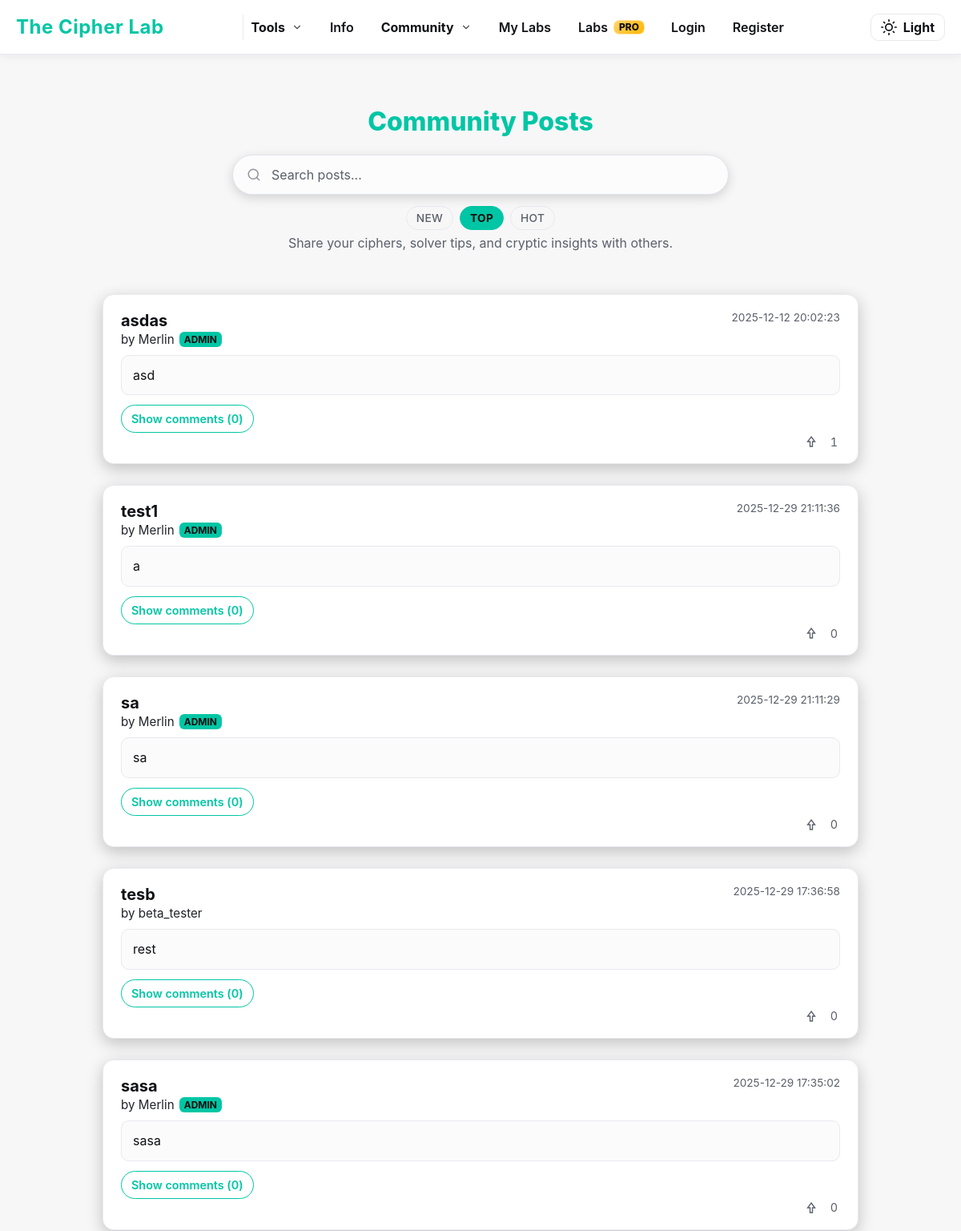
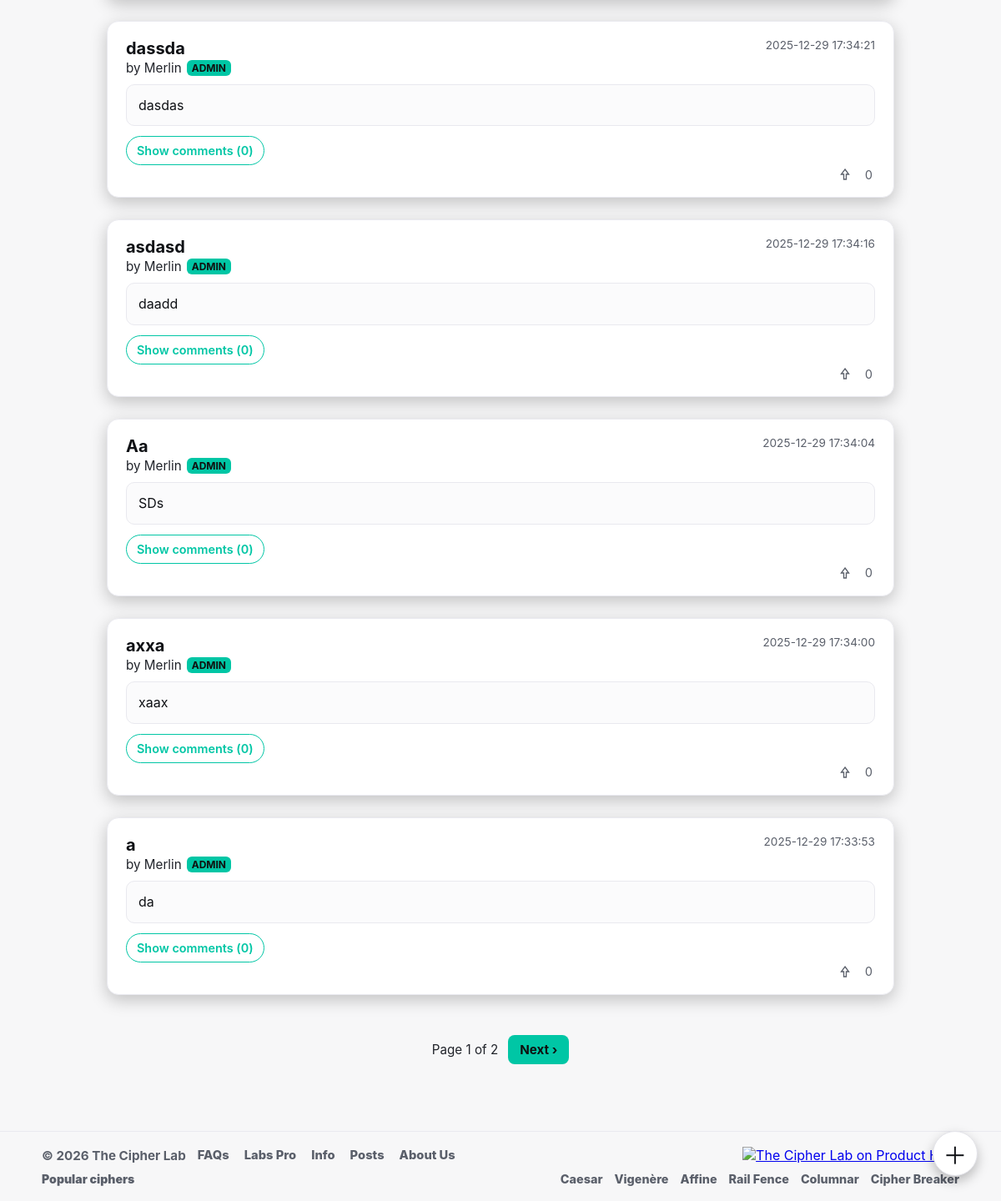
Page /posts?sort=top on the earlier database version (2 pictures, top to bottom).
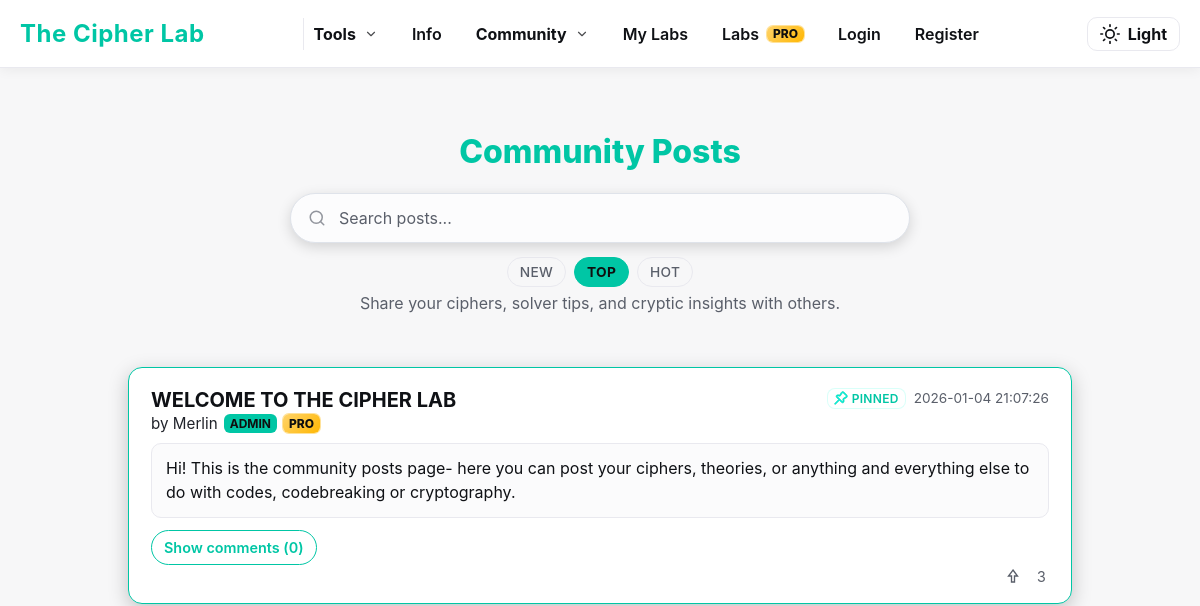
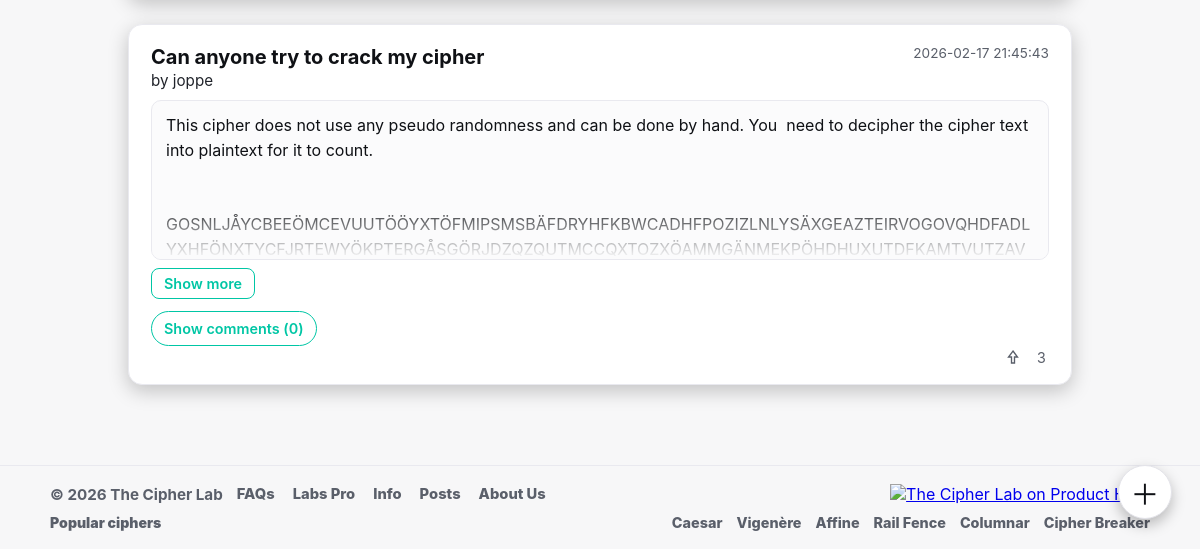
Same page on the later database version (2 pictures, top to bottom).
### tables this page shows
CREATE TABLE posts (
    id INTEGER PRIMARY KEY AUTOINCREMENT,
    user_id INTEGER,  -- ✅ allow NULL for deleted users
    title TEXT NOT NULL,
    body TEXT NOT NULL,
    image_filename TEXT,
    created_at TEXT NOT NULL,
    pinned INTEGER DEFAULT 0, upvotes INTEGER DEFAULT 0, downvotes INTEGER DEFAULT 0,
    FOREIGN KEY(user_id) REFERENCES users(id)
        ON DELETE SET NULL
);

CREATE TABLE users (
    id INTEGER PRIMARY KEY AUTOINCREMENT,
    username TEXT UNIQUE NOT NULL,
    email TEXT UNIQUE NOT NULL,
    password_hash TEXT NOT NULL,
    is_admin INTEGER NOT NULL DEFAULT 0,
    created_at TEXT NOT NULL,
    banned INTEGER DEFAULT 0
, has_posted INTEGER NOT NULL DEFAULT 0, labs_info_seen INTEGER NOT NULL DEFAULT 0, is_pro INTEGER DEFAULT 0, stripe_customer_id TEXT, pro_since TEXT, stripe_subscription_id TEXT, pro_until TEXT, pro_current_period_end TEXT, pro_cancel_at_period_end INTEGER NOT NULL DEFAULT 0, labs_tour_seen INTEGER NOT NULL DEFAULT 0, google_sub TEXT, avatar_url TEXT, auth_provider TEXT NOT NULL DEFAULT 'local', needs_password INTEGER NOT NULL DEFAULT 0, needs_username INTEGER NOT NULL DEFAULT 0);

### app.py (the view, shortened to what this page needs)
@app.route("/posts", methods=["GET"])
def posts_list():
    user = current_user()
    page = max(int(request.args.get("page", 1)), 1)
    per_page = 10
    offset = (page - 1) * per_page
    sort = (request.args.get("sort") or "new").lower()
    if sort not in ("new", "top", "hot"):
        sort = "new"
    search = (request.args.get("search") or "").strip()
    conn = get_db()
    params = []
    base_condition = "(users.banned IS NULL OR users.banned = 0)"
    if search:
        like = f"%{search}%"
        where_clause = f"""
            WHERE {base_condition}
              AND (
                    posts.title LIKE ?
                 OR posts.body LIKE ?
                 OR users.username LIKE ?
              )
        """
        params.extend([like, like, like])
    else:
        where_clause = f"WHERE {base_condition}"
    if sort == "new":
        order_clause = """
            ORDER BY posts.pinned DESC,
                     datetime(posts.created_at) DESC
        """
    elif sort == "top":
        order_clause = """
            ORDER BY posts.pinned DESC,
                     posts.upvotes DESC,
                     datetime(posts.created_at) DESC
        """
    cur = conn.execute(f"""
        SELECT
            posts.id,
            posts.user_id AS owner_id,
            posts.title,
            posts.body,
            posts.image_filename,
            posts.created_at,
            posts.pinned,
            posts.upvotes,
            users.username,
            users.email,
            users.is_admin,
            users.is_pro,
            users.banned
        FROM posts
        LEFT JOIN users ON posts.user_id = users.id
        {where_clause}
        {order_clause}
        LIMIT ? OFFSET ?
    """, (*params, per_page, offset))
    posts = [dict(r) for r in cur.fetchall()]
    cur = conn.execute(f"""
        SELECT COUNT(*) AS total
        FROM posts
        LEFT JOIN users ON posts.user_id = users.id
        {where_clause}
    """, params)
    total_posts = cur.fetchone()["total"]
    uid = user["id"] if user else None
    for p in posts:
        if not p.get("username"):
            p["username"] = "[Deleted User]"
            p["is_admin"] = 0
            p["is_pro"] = 0
            p["banned"] = 0
        if uid:
            row = conn.execute("""
                SELECT vote FROM post_votes
                WHERE user_id=? AND post_id=?
            """, (uid, p["id"])).fetchone()
            p["viewer_hearted"] = (row and row["vote"] == 1)
        else:
            p["viewer_hearted"] = False
    conn.close()
    total_pages = max((total_posts + per_page - 1) // per_page, 1)
    return render_template(
        "posts.html",
        posts=posts,
        user=user,
        user_is_admin=is_admin(user),
        page=page,
        total_pages=total_pages,
        user_is_pro=is_pro(user),
        sort=sort,
        search=search,
    )

### app.py (called while the page is built)
@app.after_request
def add_security_headers(resp):
    resp.headers["X-Content-Type-Options"] = "nosniff"
    resp.headers["X-Frame-Options"] = "DENY"
    resp.headers["Referrer-Policy"] = "strict-origin-when-cross-origin"
    resp.headers["Content-Security-Policy"] = (
        "default-src 'self'; "
        "img-src 'self' data: https://api.producthunt.com https://ph-files.imgix.net https://www.producthunt.com; "
        "script-src 'self' 'unsafe-inline' https://www.producthunt.com; "
        "style-src 'self' 'unsafe-inline'; "
        "frame-src https://www.producthunt.com;"
    )
    return resp

def is_admin(user):
    if not user:
        return False
    return (user.get("is_admin") == 1) or (user.get("email", "").lower() == ADMIN_EMAIL.lower())

def is_pro(user):
    if not user:
        return False
    try:
        return bool(user["is_pro"])
    except Exception:
        return False

@app.before_request
def clear_flash_on_login():
    if request.endpoint == "login" and request.method == "GET":
        if "_flashes" not in session:
            session.pop("_flashes", None)

@app.context_processor
def inject_now_year():
    return {"now_year": datetime.utcnow().year}

### templates/posts.html (shortened to what this page needs)
<!DOCTYPE html>
<html lang="en">
<head>
  <link rel="stylesheet" href="{{ url_for('static', filename='style.css') }}">
</head>
<body>
  {% include 'base_nav.html' %}
  <main class="posts-container">
    <div class="posts-header">
      <h2 class="post-titles">Community Posts</h2>
      <div class="posts-search">
        <input type="text" id="post-search-input" placeholder="Search posts..." autocomplete="off">
      </div>
      <div class="posts-sort">
        <a href="{{ url_for('posts_list', sort='new') }}" class="sort-pill {% if sort == 'new' %}active{% endif %}">New</a>
        <a href="{{ url_for('posts_list', sort='top') }}" class="sort-pill {% if sort == 'top' %}active{% endif %}">Top</a>
        <a href="{{ url_for('posts_list', sort='hot') }}" class="sort-pill {% if sort == 'hot' %}active{% endif %}">Hot</a>
      </div>
      <p>Share your ciphers, solver tips, and cryptic insights with others.</p>
    </div>
    {% for p in posts %}
    <article id="post-{{ p.id }}" class="post-card {% if p.pinned %}pinned{% endif %}" data-post-id="{{ p.id }}">
      <div class="post-top">
        <div>
          <div class="post-title">{{ p.title }}</div>
          <div class="post-author">
            by {{ p.username or '[Deleted User]' }}
            {% if p.is_admin %}<span class="admin-badge">Admin</span>{% endif %}
            {% if p.is_pro %}<span class="pro-badge">PRO</span>{% endif %}
          </div>
        </div>
        <div class="post-right">
          <div class="post-meta">
            {% if p.pinned %}
              <span class="pinned-badge" title="Pinned post">
                <img src="{{ url_for('static', filename='assets/pin.svg') }}" alt="Pinned"
                  style="width:14px;height:14px;vertical-align:-2px;filter:invert(63%) sepia(95%) saturate(500%) hue-rotate(125deg) brightness(102%) contrast(101%);">
                Pinned
              </span>
            {% endif %}
            <span>{{ p.created_at[:19].replace('T',' ') }}</span>
          </div>
        </div>
      </div>
      <div class="post-body">{{ p.body }}</div>
      <div class="heart-row">
        <div class="heart-box" data-post-id="{{ p.id }}">
          <span class="heart-pulse-ring"></span>
          <button class="heart-btn {% if p.viewer_hearted %}active-heart{% endif %}"
                  type="button"
                  aria-label="Heart this post"
                  aria-pressed="{% if p.viewer_hearted %}true{% else %}false{% endif %}">
            <svg class="heart-icon" viewBox="0 0 24 24">
              <path d="M12 4 L18 12 H14 V20 H10 V12 H6 Z"/>
            </svg>
          </button>
          <span class="heart-count" id="heart-count-{{ p.id }}">{{ p.upvotes or 0 }}</span>
        </div>
      </div>
      <button class="comments-toggle" data-state="closed" id="comments-toggle-{{ p.id }}">
        Show comments (<span id="comments-num-{{ p.id }}">0</span>)
      </button>
    </article>
    {% endfor %}
    {% if total_pages > 1 %}
    <div class="pagination">
      <span>Page {{ page }} of {{ total_pages }}</span>
      {% if page < total_pages %}
        <a href="{{ url_for('posts_list', page=page+1, sort=sort) }}" class="page-btn">Next ›</a>
      {% endif %}
    </div>
    {% endif %}
    <a href="{% if user %}{{ url_for('posts_new') }}{% else %}{{ url_for('login') }}{% endif %}"
      class="fab" title="{% if user %}Create a new post{% else %}Log in to post{% endif %}">
      <span>＋</span>
    </a>
  </main>
              {% include "base_footer.html" %}
</body>
</html>

Differences in the rows shown:
removed posts: title "asdas", username "Merlin", shows "ADMIN", created_at "2025-12-12 20:02:23", body "asd", upvotes "1"
removed posts: title "test1", username "Merlin", shows "ADMIN", created_at "2025-12-29 21:11:36", body "a", upvotes "0"
removed posts: title "sa", username "Merlin", shows "ADMIN", created_at "2025-12-29 21:11:29", body "sa", upvotes "0"
removed posts: title "tesb", username "beta_tester", created_at "2025-12-29 17:36:58", body "rest", upvotes "0"
removed posts: title "sasa", username "Merlin", shows "ADMIN", created_at "2025-12-29 17:35:02", body "sasa", upvotes "0"
removed posts: title "dassda", username "Merlin", shows "ADMIN", created_at "2025-12-29 17:34:21", body "dasdas", upvotes "0"
removed posts: title "asdasd", username "Merlin", shows "ADMIN", created_at "2025-12-29 17:34:16", body "daadd", upvotes "0"
removed posts: title "Aa", username "Merlin", shows "ADMIN", created_at "2025-12-29 17:34:04", body "SDs", upvotes "0"
removed posts: title "axxa", username "Merlin", shows "ADMIN", created_at "2025-12-29 17:34:00", body "xaax", upvotes "0"
removed posts: title "a", username "Merlin", shows "ADMIN", created_at "2025-12-29 17:33:53", body "da", upvotes "0"
added posts: title "WELCOME TO THE CIPHER LAB", username "Merlin", shows "ADMIN", shows "PRO", pinned 1 (drawn), created_at "2026-01-04 21:07:26", body "Hi! This is the community posts page- here you can post your ciphers, theories, or anything and everything else to do with codes, codebreaking or cryptography.", upvotes "3"
added posts: title "Can anyone try to crack my cipher", username "joppe", created_at "2026-02-17 21:45:43", body "This cipher does not use any pseudo randomness and can be done by hand. You need to decipher the cipher text into plaintext for it to count.…", upvotes "3"
Other differences:
{{ page }}: "1" → (not shown)
{{ total_pages }}: "2" → (not shown)
text no longer shown: "Page of Next ›"
